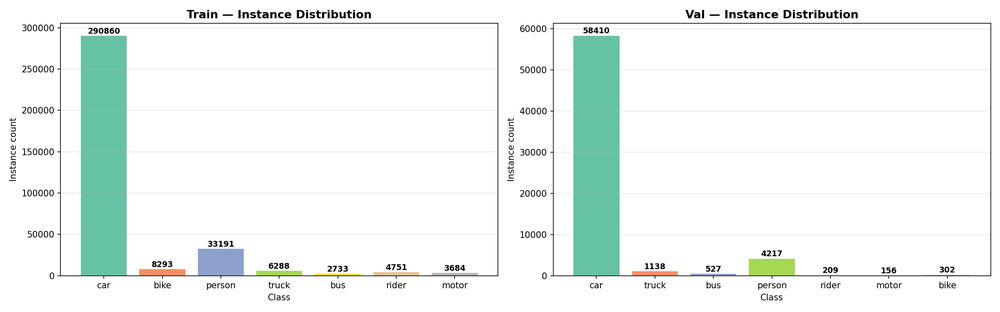
#> input picture models/class_distribution.png, 1000 x 312 px, shrunk from 2400 x 750 before the run
$ python -i cascade.py   (imports and definitions only)
#> lines starting #> are read from the running program, lines starting #| are printed output that depends on the picture; after the words box and inside, x2 and y2 are one past the last pixel; in counts of white or black regions, pixels touching at a corner belong together
import cv2 as cv
from matplotlib import pyplot as plt
import numpy as np


class Classifier:
    def __init__(self, filepath, model_path):
        self.filepath = filepath
        self.model_path = model_path

    def forward(self):
        img = cv.imread(self.filepath)
        assert img is not None, f"Cannot read image: {self.filepath}"
        self.img_rgb = cv.cvtColor(img, cv.COLOR_BGR2RGB)
        img_gray = cv.cvtColor(img, cv.COLOR_BGR2GRAY)
        self.img_detected = self.img_rgb.copy()
        model = cv.CascadeClassifier(self.model_path)
        found = model.detectMultiScale(img_gray, minSize=(20, 20))
        return found

    def plot(self):
        found = self.forward()
        for (x, y, w, h) in found:
            cv.rectangle(self.img_detected, (x, y), (x + w, y + h), (0, 255, 0), 4)
        fig, axes = plt.subplots(1, 2, figsize=(20, 10))
        axes[0].imshow(self.img_rgb)
        axes[1].imshow(self.img_detected)
        axes[0].set_title("Original")
        axes[1].set_title(f"Detected ({len(found)} objects)")
        axes[0].axis("off")
        axes[1].axis("off")
        plt.tight_layout()
        plt.savefig("cascade_result.png", dpi=150)
        plt.show()
        print(f"Found {len(found)} object(s).")
        return found


class WatershedSegmenter:
    def __init__(self, filepath):
        self.filepath = filepath

    def process(self):
        img = cv.imread(self.filepath)
#> img is the input picture: shape (312, 1000, 3); mean B, G, R 242.3, 244.7, 238.1
        assert img is not None, f"Cannot read image: {self.filepath}"
        gray = cv.cvtColor(img, cv.COLOR_BGR2GRAY)

        _, otsu_thresh = cv.threshold(gray, 0, 255, cv.THRESH_BINARY + cv.THRESH_OTSU)
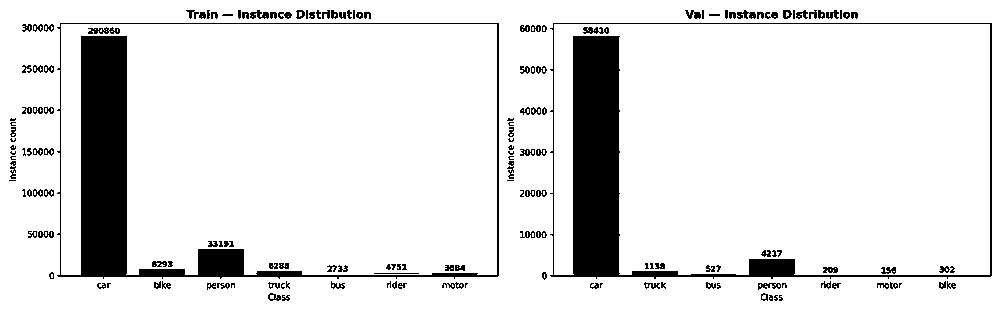
#> otsu_thresh: shape (312, 1000); 88.8% white; 163 black regions (42 under 20 px), largest, box (x1, y1, x2, y2) and area: (57, 23, 499, 279) 14859, (550, 23, 992, 279) 14086, (88, 27, 120, 34) 139

        kernel = np.ones((3, 3), np.uint8)
        opening = cv.morphologyEx(otsu_thresh, cv.MORPH_OPEN, kernel, iterations=2)
#> opening: shape (312, 1000); 87.1% white; 5 black regions, box (x1, y1, x2, y2) and area: (22, 10, 499, 301) 20515, (520, 10, 992, 301) 18918, (507, 118, 514, 181) 354, (9, 118, 16, 181) 351, (709, 14, 720, 16) 22
        sure_bg = cv.dilate(opening, kernel, iterations=3)
#> sure_bg: shape (312, 1000); 92.6% white; 42 black regions (11 under 20 px), largest, box (x1, y1, x2, y2) and area: (84, 26, 124, 274) 9732, (576, 26, 616, 274) 9660, (201, 244, 241, 274) 1036
        dist_transform = cv.distanceTransform(opening, cv.DIST_L2, 5)
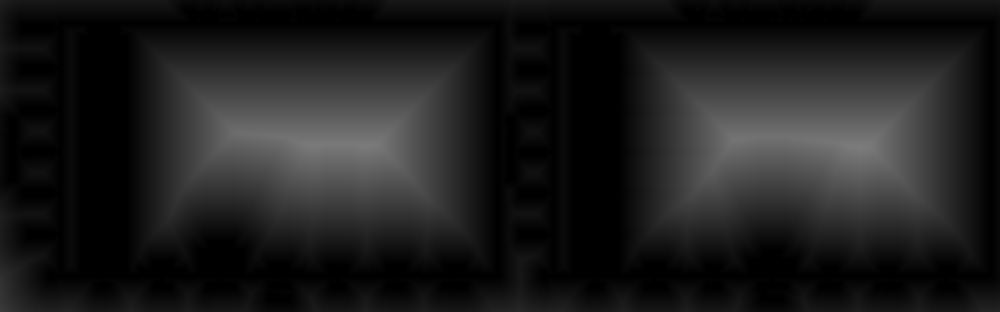
#> dist_transform: shape (312, 1000) float32; min 0, max 124, mean 29.7
        _, sure_fg = cv.threshold(dist_transform, 0.3 * dist_transform.max(), 255, 0)
#> sure_fg: shape (312, 1000) float32; 31.3% white; 4 white regions, box (x1, y1, x2, y2) and area: (656, 61, 953, 238) 49276, (164, 61, 460, 234) 47718, (0, 262, 32, 312) 771, (509, 307, 525, 312) 38
        sure_fg = np.uint8(sure_fg)
        unknown = cv.subtract(sure_bg, sure_fg)
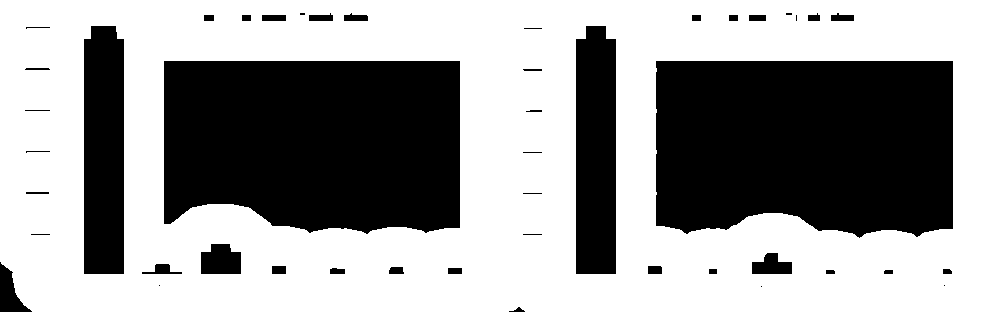
#> unknown: shape (312, 1000); 61.2% white; 46 black regions (11 under 20 px), largest, box (x1, y1, x2, y2) and area: (656, 61, 953, 238) 49276, (164, 61, 460, 234) 47718, (84, 26, 124, 274) 9732

        _, markers = cv.connectedComponents(sure_fg)
#> markers: shape (312, 1000) int32; 5 distinct labels, from 0 to 4
        markers = markers + 1
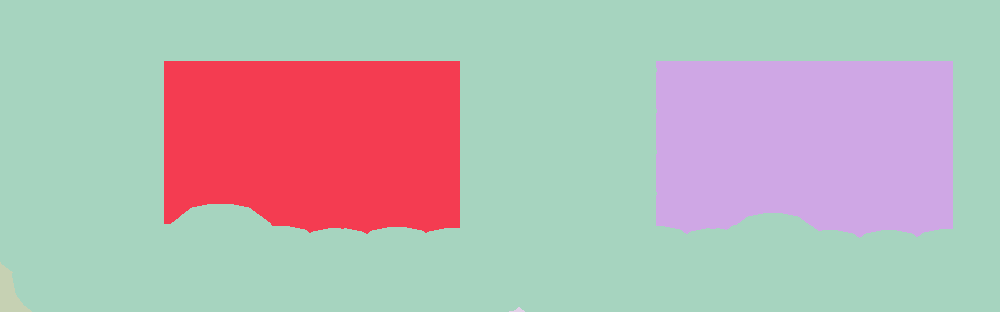
#> markers: shape (312, 1000) int32; 5 distinct labels, from 1 to 5; one colour per label, 0 black
        markers[unknown == 255] = 0
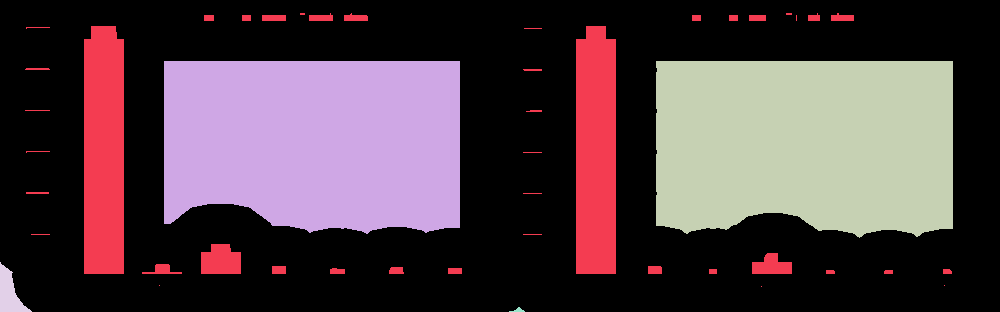
#> markers: shape (312, 1000) int32; 6 distinct labels, from 0 to 5; one colour per label, 0 black
        markers = cv.watershed(img, markers)
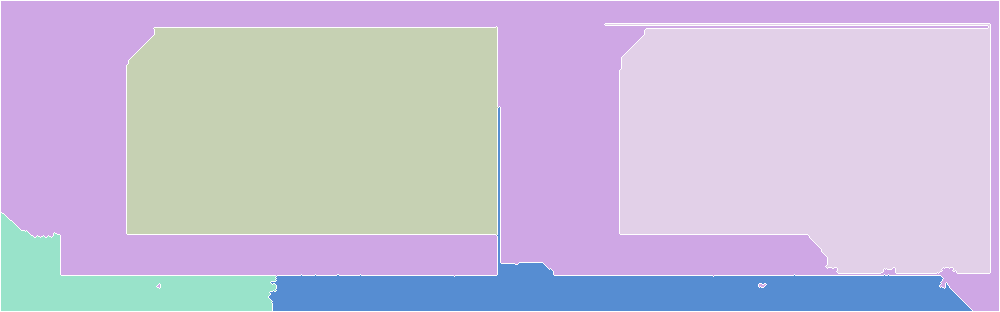
#> markers: shape (312, 1000) int32; 6 distinct labels, from -1 to 5; one colour per label, 0 black, -1 white

        result = img.copy()
        result[markers == -1] = [0, 0, 255]
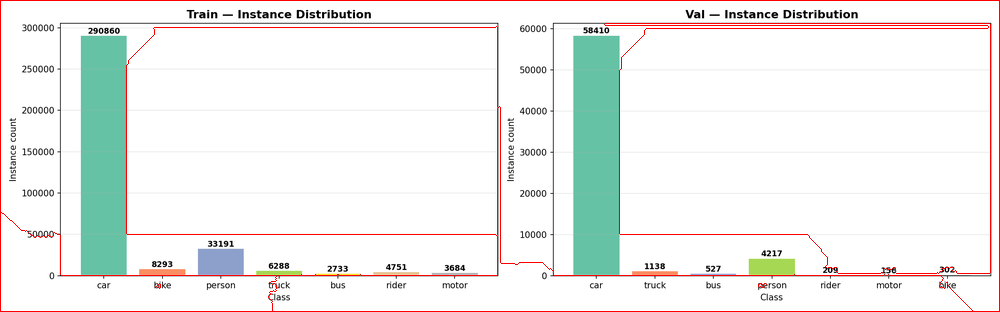
#> result: shape (312, 1000, 3); 2.25% of pixels changed, all inside (x1, y1, x2, y2) = (0, 0, 1000, 312)

        self._plot(img, otsu_thresh, result)
        return markers

    def _plot(self, original, otsu, watershed):
        original_rgb = cv.cvtColor(original, cv.COLOR_BGR2RGB)
        watershed_rgb = cv.cvtColor(watershed, cv.COLOR_BGR2RGB)
        fig, axes = plt.subplots(1, 3, figsize=(24, 8))
        axes[0].imshow(original_rgb)
        axes[0].set_title("Original")
        axes[1].imshow(otsu, cmap="gray")
        axes[1].set_title("Otsu Threshold")
        axes[2].imshow(watershed_rgb)
        axes[2].set_title("Watershed Segmentation")
        for ax in axes:
            ax.axis("off")
        plt.tight_layout()
        plt.savefig("watershed_result.png", dpi=150)
        plt.show()

>>> result = WatershedSegmenter('../models/class_distribution.png').process()

$ run again, on models/radar_ap50.png
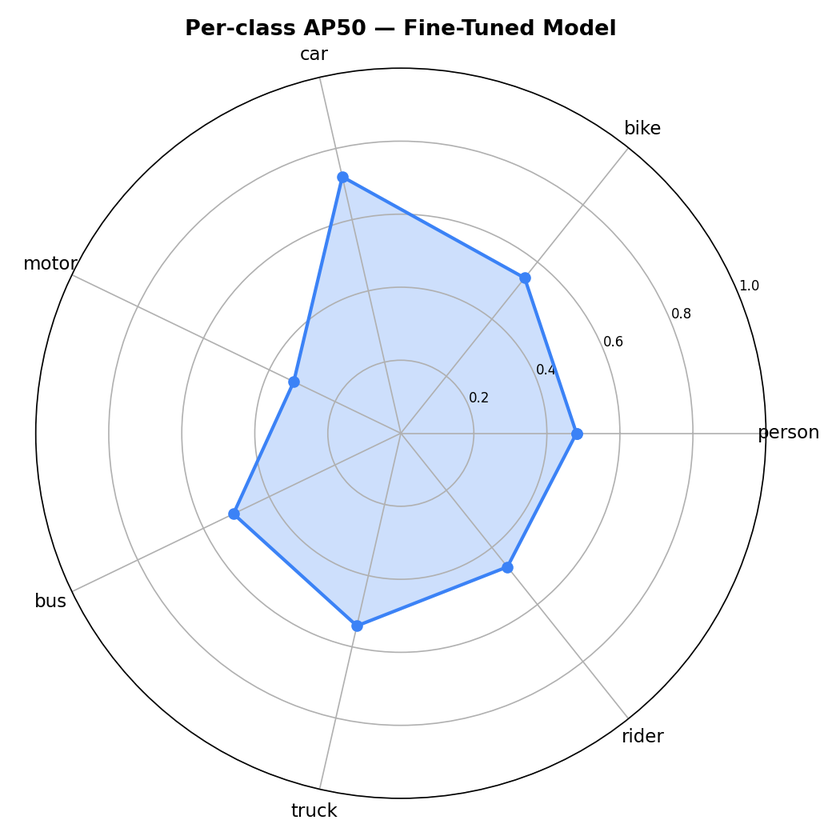
#> input picture models/radar_ap50.png, 840 x 840 px, shrunk from 1050 x 1050 before the run
#> in process, img is the input picture: shape (840, 840, 3); mean B, G, R 250.7, 246.4, 243.6
#> otsu_thresh: shape (840, 840); 98.2% white; 77 black regions (9 under 20 px), largest, box (x1, y1, x2, y2) and area: (228, 171, 583, 632) 4181, (35, 67, 768, 799) 3961, (544, 19, 562, 35) 210
#> opening: shape (840, 840); 97.8% white; 16 black regions, largest, box (x1, y1, x2, y2) and area: (25, 67, 818, 799) 4943, (228, 171, 583, 632) 4321, (405, 19, 533, 35) 1402
#> sure_bg: shape (840, 840); 99.8% white; 30 black regions (14 under 20 px), largest, box (x1, y1, x2, y2) and area: (470, 22, 530, 32) 249, (547, 24, 612, 32) 246, (325, 22, 362, 32) 192
#> unknown: shape (840, 840); 71% white; 37 black regions (14 under 20 px), largest, box (x1, y1, x2, y2) and area: (102, 164, 698, 732) 74802, (548, 500, 840, 840) 30442, (675, 0, 840, 367) 30259
#> in process, `markers = cv.watershed(img, markers)`:
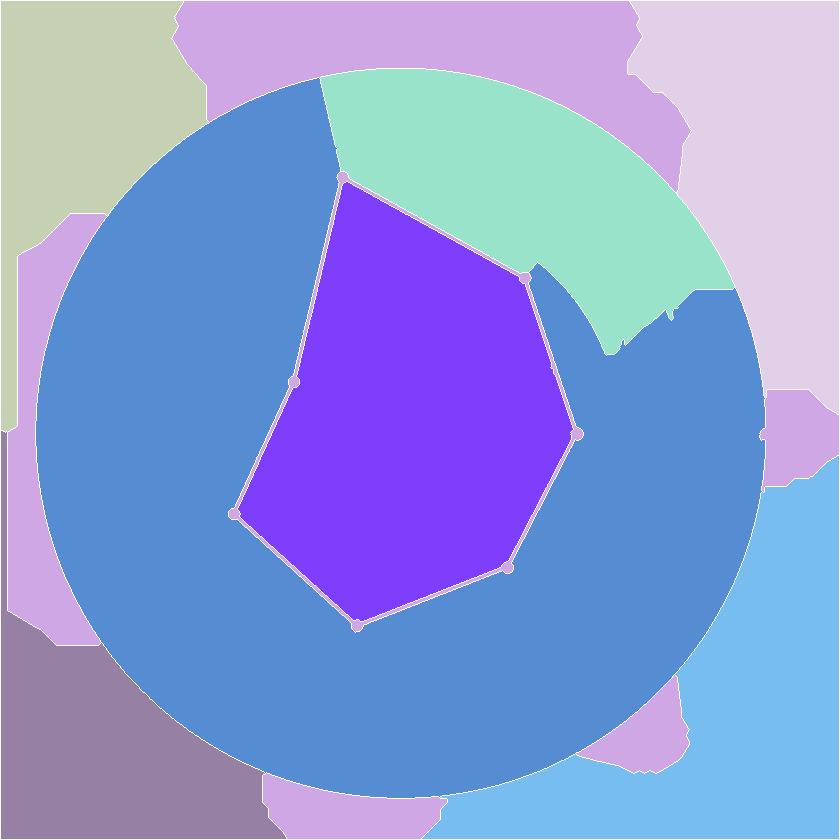
#> markers: shape (840, 840) int32; 9 distinct labels, from -1 to 8; one colour per label, 0 black, -1 white
#> in process, `result[markers == -1] = [0, 0, 255]`:
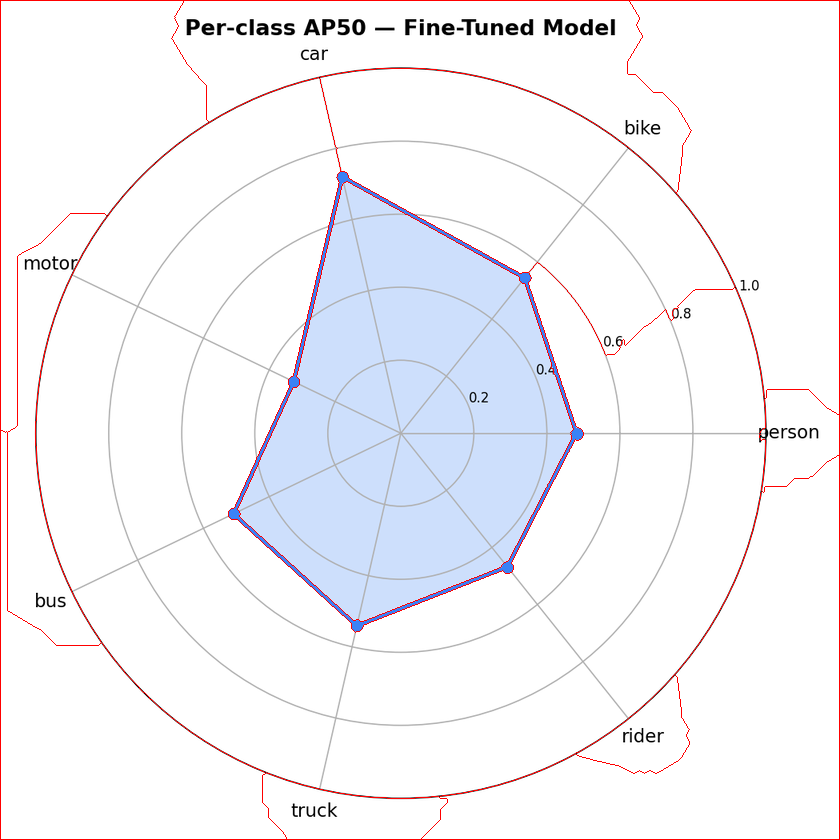
#> result: shape (840, 840, 3); 1.32% of pixels changed, all inside (x1, y1, x2, y2) = (0, 0, 840, 840)
